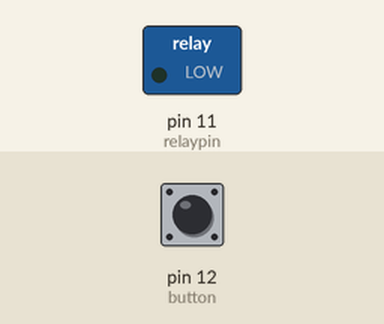
Recording of a sketch running on a simulated Arduino Uno, built with avr-gcc and run on an emulated ATmega328P. On the bench: switched loads named in the sketch (green lamp = pin HIGH). The test bench sets the inputs (shaded band); at power-on: pin 12 (button) HIGH.

Above: at 1.2 s.
1.3 s: pin 12 (button) pulled LOW for 3.2 s
At 5.6 s:
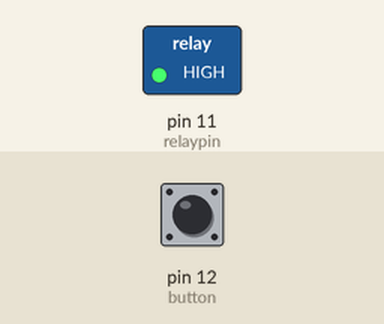
6.3 s: pin 12 (button) pulled LOW for 0.15 s
At 7.1 s:
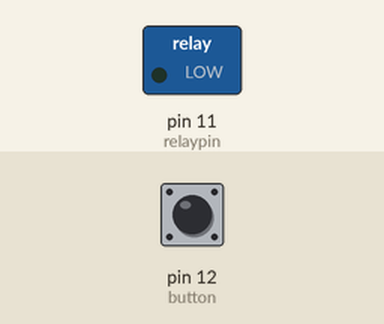
Timing chart, 0 to 9.3 s (numbered marks = the images above; inputs shaded):
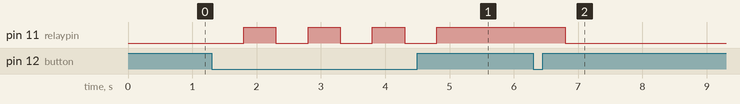

The sketch:

buttonBulbcontrol.ino
```cpp
int button = 12;
int relaypin = 11;
int state = 0;
void setup() {
  pinMode(relaypin, OUTPUT);
  pinMode(button, INPUT);
  digitalWrite(button, HIGH);
}

void loop() {

  if (digitalRead(button) == LOW) {
    delay(500);
    if (state == 0) {
    digitalWrite(relaypin, HIGH);
    }

  if (state == 1) {
    digitalWrite(relaypin, LOW);
  }
  state = state + 1;
  if (state == 2) {
    state = 0;
  }
}
}
```

Measured:
- after the input at 1.3 s, pin 11 (relaypin): alternates HIGH for 0.50 s and LOW for 0.50 s, 7 changes in all, then stays HIGH, starting after 0.50 s
- after the input at 6.3 s, pin 11 (relaypin): HIGH → LOW after 0.50 s
